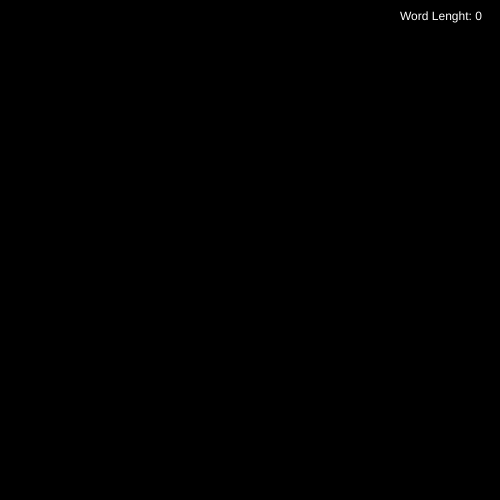
Frame 1 (no input)
Frame 60 (no input): identical to frame 1, image omitted
Frame 120 (the mouse pressed at the canvas centre since frame 60): identical to frame 1, image omitted

The p5.js sketch that drew this single still picture (run headless with seeded random() and noise() and a simulated clock; from frame 60 on, the mouse is pressed at the canvas centre):

// p5.js sketch
// ── sketch.js
var wordCloud;
var currentWord;
var wordsX;
var wordssY;

function setup()
{
    createCanvas(500,500);
    wordCloud = [];
    wordsX = [];
    wordsY = [];

    currentWord = "";
}



function draw()
{
    
    background(0);
    fill(255);

    text(currentWord, 20,20);
    text("Word Lenght: " + wordCloud.length, 400,20);
    
    for(var i = 0; i < wordCloud.length; i++)
    {
        text(wordCloud[i], wordsX[i], wordsY[i]);
        
        wordsX[i] -= random((-2),2);
        wordsY[i] -= random(-2,2);
    }
    
}

function keyPressed()
{
    console.log(keyCode,key); //DELETE = 8, RETURN = 13

if(keyCode == 13)
{
    wordCloud.push(currentWord);
    currentWord = ""; // Allows to start typing a new word in a new string
    wordsX.push(random(width/4,width*3/4));
    wordsY.push(random(height/4,height*3/4));
}
else
{
    currentWord += key; 
}

    // currentWord += key;
    
    
}
